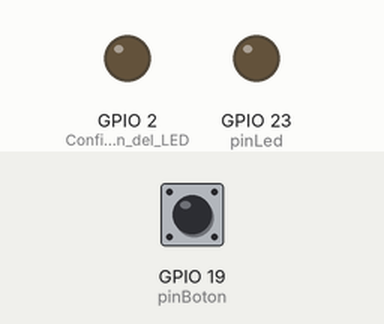
This sketch was run on a simulated ESP32. Shown: output pins drawn as LEDs (lit = HIGH). The inputs (shaded band) are chosen by the test bench; at power-on: GPIO 19 (pinBoton) HIGH. WiFi joins after 1.5 s; servers stay silent unless stated; what the sketch prints to the serial monitor is not drawn.

Above: at 2.7 s.
2.8 s: GPIO 19 (pinBoton) pulled LOW for 0.15 s
At 4.1 s:
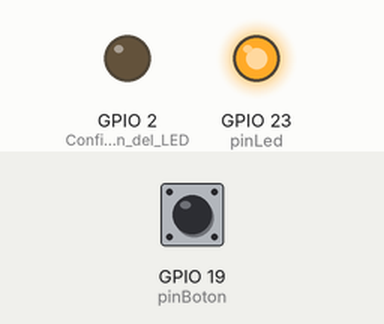
4.4 s: GPIO 19 (pinBoton) pulled LOW for 1 s
At 6.6 s:
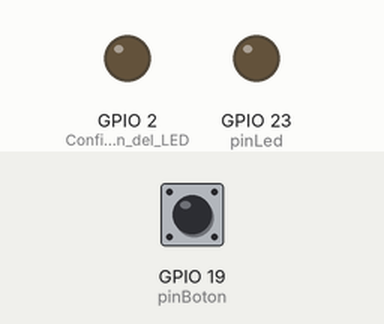
6.9 s: GPIO 19 (pinBoton) pulled LOW for 3.2 s
At 10.4 s:
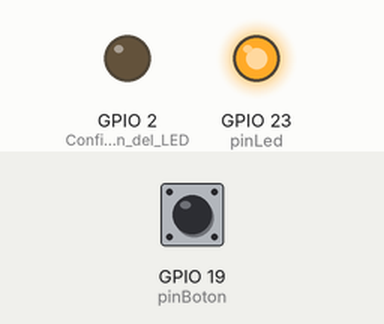
Timing chart, 0 to 11.9 s (numbered marks = the images above; inputs shaded):
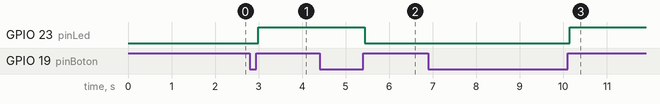

Measured:
- after the input at 2.8 s, GPIO 23 (pinLed): LOW → HIGH after 0.19 s
- after the input at 4.4 s, GPIO 23 (pinLed): HIGH → LOW after 1.0 s
- after the input at 6.9 s, GPIO 23 (pinLed): LOW → HIGH after 3.2 s

The sketch:

OTAWebUpdater_Pulsador.ino
```cpp
#include <WiFi.h>
#include <WiFiClient.h>
#include <WebServer.h>
#include <ESPmDNS.h>
#include <Update.h>
#include "OTA.h"

//const char* host = "esp32";
const char* ssid = "ACNET2";
const char* password = "";

//variables para funcionamiento del pulsador
int pinBoton = 19;        // Pin del Pulsador
int pinLed = 23;          // Pin del Led de la placa de la cátedra
int estadoLed = LOW;     // Estado del LED
int ultimoEstado = HIGH; // Estado anterior del pulsador

//WebServer server(80);


/*
 * setup function
 */
void setup() {
  Serial.begin(115200);

  pinMode(LED_BUILTIN, OUTPUT);     // Configurar el pin del LED INTEGRADO como salida
  pinMode(pinLed, OUTPUT);          // Configurar el pin del LED de la placa
  pinMode(pinBoton, INPUT_PULLUP);  // Configurar el pin del pulsador como entrada

  // Connect to WiFi network
  WiFi.begin(ssid, password);
  Serial.println("");

  // Wait for connection
  while (WiFi.status() != WL_CONNECTED) {
    delay(500);
    Serial.print(".");
  }
  Serial.println("");
  Serial.print("Connected to ");
  Serial.println(ssid);
  Serial.print("IP address: ");
  Serial.println(WiFi.localIP());

iniciaOTA();
}

void loop(void) {
  server.handleClient();
  delay(1);

  // Leer el estado del pulsador
  int lectura = digitalRead(pinBoton);
  // Toma la lectura del pulsador
  if (lectura != ultimoEstado) {

    // Si el pulsador ha sido presionado, cambiar el estado del LED
    if (lectura == HIGH) {
      estadoLed = !estadoLed;
      //digitalWrite(LED_BUILTIN, estadoLed);
      digitalWrite(pinLed, estadoLed);
      //digitalWrite(23, estadoLed);
    }
  }
  // Guardar el último estado del pulsador
  ultimoEstado = lectura;
  delay(50);

}
```

OTA.h
```cpp
/*
 * Login page
 */

const char* loginIndex =
 "<form name='loginForm'>"
    "<table width='20%' bgcolor='A09F9F' align='center'>"
        "<tr>"
            "<td colspan=2>"
                "<center><font size=4><b>ESP32 Login Page</b></font></center>"
                "<br>"
            "</td>"
            "<br>"
            "<br>"
        "</tr>"
        "<tr>"
             "<td>Username:</td>"
             "<td><input type='text' size=25 name='userid'><br></td>"
        "</tr>"
        "<br>"
        "<br>"
        "<tr>"
            "<td>Password:</td>"
            "<td><input type='Password' size=25 name='pwd'><br></td>"
            "<br>"
            "<br>"
        "</tr>"
        "<tr>"
            "<td><input type='submit' onclick='check(this.form)' value='Login'></td>"
        "</tr>"
    "</table>"
"</form>"
"<script>"
    "function check(form)"
    "{"
    "if(form.userid.value=='admin' && form.pwd.value=='admin')"
    "{"
    "window.open('/serverIndex')"
    "}"
    "else"
    "{"
    " alert('Error Password or Username')/*displays error message*/"
    "}"
    "}"
"</script>";

/*
 * Server Index Page
 */

const char* serverIndex =
"<script src='https://ajax.googleapis.com/ajax/libs/jquery/3.2.1/jquery.min.js'></script>"
"<form method='POST' action='#' enctype='multipart/form-data' id='upload_form'>"
   "<input type='file' name='update'>"
        "<input type='submit' value='Update'>"
    "</form>"
 "<div id='prg'>progress: 0%</div>"
 "<script>"
  "$('form').submit(function(e){"
  "e.preventDefault();"
  "var form = $('#upload_form')[0];"
  "var data = new FormData(form);"
  " $.ajax({"
  "url: '/update',"
  "type: 'POST',"
  "data: data,"
  "contentType: false,"
  "processData:false,"
  "xhr: function() {"
  "var xhr = new window.XMLHttpRequest();"
  "xhr.upload.addEventListener('progress', function(evt) {"
  "if (evt.lengthComputable) {"
  "var per = evt.loaded / evt.total;"
  "$('#prg').html('progress: ' + Math.round(per*100) + '%');"
  "}"
  "}, false);"
  "return xhr;"
  "},"
  "success:function(d, s) {"
  "console.log('success!')"
 "},"
 "error: function (a, b, c) {"
 "}"
 "});"
 "});"
 "</script>";

WebServer server(80);
const char* host = "esp32";

void iniciaOTA(){
  /*use mdns for host name resolution*/
  if (!MDNS.begin(host)) { //http://esp32.local
    Serial.println("Error setting up MDNS responder!");
    while (1) {
      delay(1000);
    }
  }
  Serial.println("mDNS responder started");
  /*return index page which is stored in serverIndex */
  server.on("/", HTTP_GET, []() {
    server.sendHeader("Connection", "close");
    server.send(200, "text/html", loginIndex);
  });
  server.on("/serverIndex", HTTP_GET, []() {
    server.sendHeader("Connection", "close");
    server.send(200, "text/html", serverIndex);
  });
  /*handling uploading firmware file */
  server.on("/update", HTTP_POST, []() {
    server.sendHeader("Connection", "close");
    server.send(200, "text/plain", (Update.hasError()) ? "FAIL" : "OK");
    ESP.restart();
  }, []() {
    HTTPUpload& upload = server.upload();
    if (upload.status == UPLOAD_FILE_START) {
      Serial.printf("Update: %s\n", upload.filename.c_str());
      if (!Update.begin(UPDATE_SIZE_UNKNOWN)) { //start with max available size
        Update.printError(Serial);
      }
    } else if (upload.status == UPLOAD_FILE_WRITE) {
      /* flashing firmware to ESP*/
      if (Update.write(upload.buf, upload.currentSize) != upload.currentSize) {
        Update.printError(Serial);
      }
    } else if (upload.status == UPLOAD_FILE_END) {
      if (Update.end(true)) { //true to set the size to the current progress
        Serial.printf("Update Success: %u\nRebooting...\n", upload.totalSize);
      } else {
        Update.printError(Serial);
      }
    }
  });
  server.begin();
}
```
